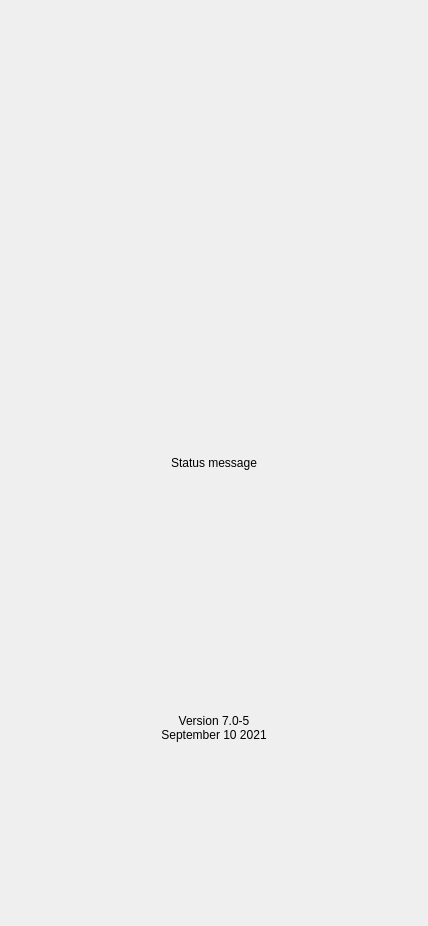
<?xml version="1.0" encoding="UTF-8"?>
<ui version="4.0">
 <class>SplashScreen</class>
 <widget class="QWidget" name="SplashScreen">
  <property name="geometry">
   <rect>
    <x>0</x>
    <y>0</y>
    <width>428</width>
    <height>926</height>
   </rect>
  </property>
  <property name="windowTitle">
   <string>SplashScreen</string>
  </property>
  <property name="styleSheet">
   <string notr="true"/>
  </property>
  <layout class="QVBoxLayout" name="verticalLayout">
   <property name="spacing">
    <number>0</number>
   </property>
   <property name="leftMargin">
    <number>0</number>
   </property>
   <property name="topMargin">
    <number>0</number>
   </property>
   <property name="rightMargin">
    <number>0</number>
   </property>
   <property name="bottomMargin">
    <number>0</number>
   </property>
   <item>
    <widget class="GradientWidget" name="Background" native="true">
     <property name="styleSheet">
      <string notr="true"/>
     </property>
     <layout class="QVBoxLayout" name="verticalLayout_2">
      <property name="spacing">
       <number>0</number>
      </property>
      <property name="leftMargin">
       <number>0</number>
      </property>
      <property name="topMargin">
       <number>0</number>
      </property>
      <property name="rightMargin">
       <number>0</number>
      </property>
      <property name="bottomMargin">
       <number>0</number>
      </property>
      <item>
       <widget class="DapGuiWidget" name="MainWidget" native="true">
        <property name="cssStyle" stdset="0">
         <string>splashscreen_background</string>
        </property>
        <layout class="QVBoxLayout" name="verticalLayout_3">
         <property name="spacing">
          <number>0</number>
         </property>
         <property name="leftMargin">
          <number>0</number>
         </property>
         <property name="topMargin">
          <number>0</number>
         </property>
         <property name="rightMargin">
          <number>0</number>
         </property>
         <property name="bottomMargin">
          <number>0</number>
         </property>
         <item>
          <widget class="DapGuiWidget" name="splashscreen_top_spacer" native="true">
           <property name="cssStyle" stdset="0">
            <string>nobackground splashscreen_top_spacer</string>
           </property>
          </widget>
         </item>
         <item>
          <widget class="DapGuiWidget" name="widget" native="true">
           <property name="cssStyle" stdset="0">
            <string>nobackground</string>
           </property>
           <layout class="QHBoxLayout" name="horizontalLayout_3">
            <item>
             <widget class="DapGuiLabel" name="lLogo">
              <property name="text">
               <string/>
              </property>
              <property name="cssStyle" stdset="0">
               <string>splashscreen_logo noborder nobackground</string>
              </property>
             </widget>
            </item>
           </layout>
          </widget>
         </item>
         <item>
          <widget class="DapGuiWidget" name="splashscreen_mid_status_spacer" native="true">
           <property name="cssStyle" stdset="0">
            <string>nobackground splashscreen_mid_status_spacer</string>
           </property>
          </widget>
         </item>
         <item>
          <widget class="DapGuiLabel" name="lStatus">
           <property name="text">
            <string>Status message</string>
           </property>
           <property name="alignment">
            <set>Qt::AlignCenter</set>
           </property>
           <property name="cssStyle" stdset="0">
            <string>white font18 normal lato noborder nobackground</string>
           </property>
          </widget>
         </item>
         <item>
          <widget class="DapGuiWidget" name="splashscreen_bottom_status_spacer" native="true">
           <property name="cssStyle" stdset="0">
            <string>splashscreen_bottom_status_spacer nobackground</string>
           </property>
          </widget>
         </item>
         <item>
          <widget class="DapGuiLabel" name="lVersion">
           <property name="text">
            <string>Version 7.0-5
September 10 2021</string>
           </property>
           <property name="alignment">
            <set>Qt::AlignCenter</set>
           </property>
           <property name="cssStyle" stdset="0">
            <string>white font12 normal lato noborder nobackground</string>
           </property>
          </widget>
         </item>
         <item>
          <widget class="DapGuiWidget" name="splashscreen_bottom_spacer" native="true">
           <property name="cssStyle" stdset="0">
            <string>nobackground splashscreen_bottom_spacer</string>
           </property>
          </widget>
         </item>
        </layout>
       </widget>
      </item>
     </layout>
    </widget>
   </item>
  </layout>
 </widget>
 <customwidgets>
  <customwidget>
   <class>DapGuiLabel</class>
   <extends>QLabel</extends>
   <header>dapguilabel.h</header>
  </customwidget>
  <customwidget>
   <class>DapGuiWidget</class>
   <extends>QWidget</extends>
   <header>dapguiwidget.h</header>
   <container>1</container>
  </customwidget>
  <customwidget>
   <class>GradientWidget</class>
   <extends>QWidget</extends>
   <header location="global">ui/helper/gradientwidget.h</header>
   <container>1</container>
  </customwidget>
 </customwidgets>
 <resources/>
 <connections/>
</ui>
